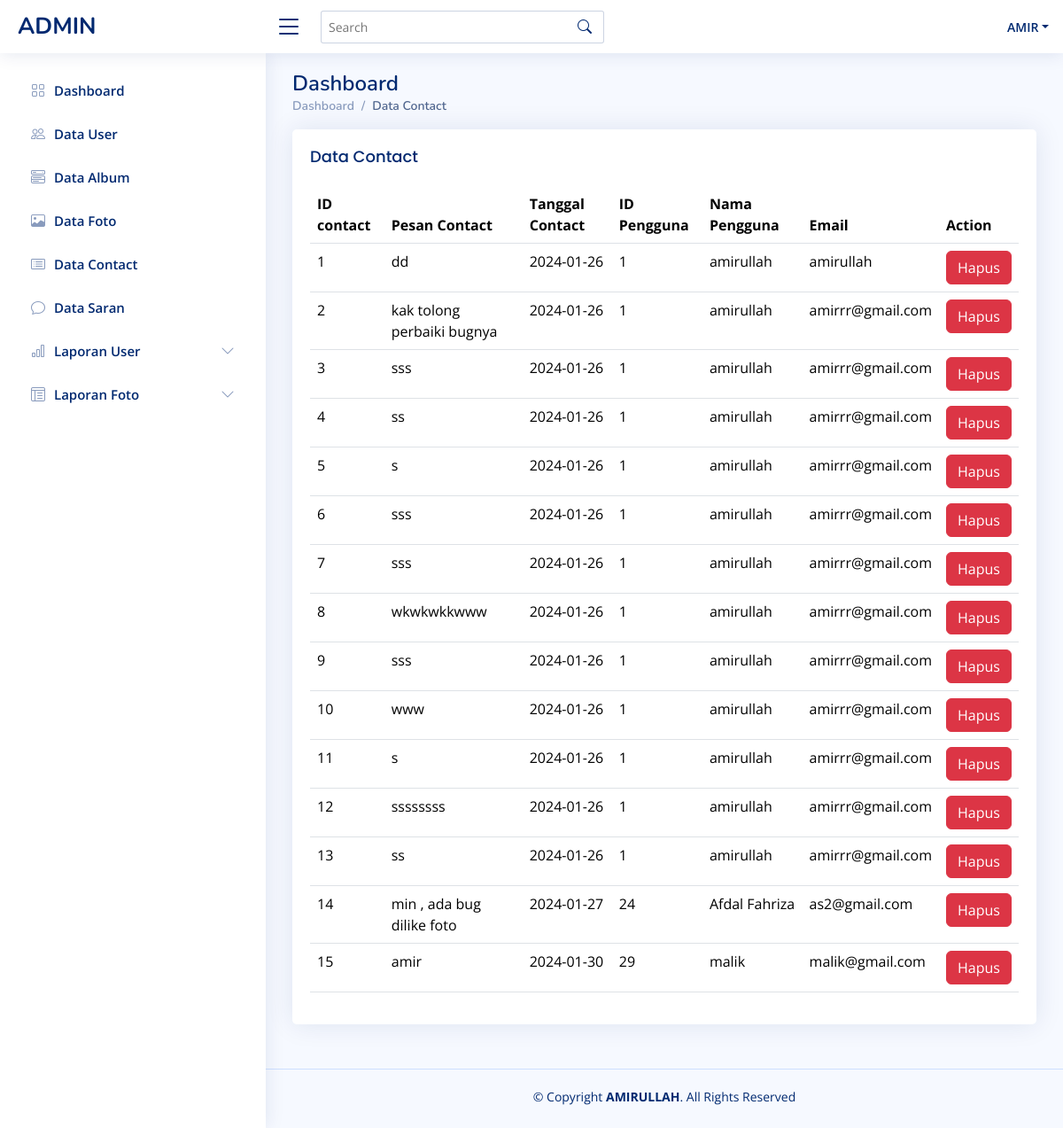
Page /admin/data_contact.php (signed in) on the committed database.
### tables this page shows
CREATE TABLE `contact` (
  `contactid` int(11) NOT NULL,
  `isicontact` text NOT NULL,
  `tanggalcontact` date NOT NULL,
  `userid` int(11) NOT NULL,
  `namalengkap` varchar(255) NOT NULL,
  `email` varchar(255) NOT NULL
);

CREATE TABLE `user` (
  `userid` int(11) NOT NULL,
  `username` varchar(255) NOT NULL,
  `password` varchar(255) NOT NULL,
  `email` varchar(255) NOT NULL,
  `namalengkap` varchar(225) NOT NULL,
  `alamat` text NOT NULL,
  `tanggal_tambah` date NOT NULL
);

### admin/data_contact.php (the view, shortened to what this page needs)
<?php
include 'koneksi.php';
$sqlcontact = "SELECT contact.*, user.userid, user.namalengkap FROM contact JOIN user ON contact.userid = user.userid";
$resultcontact = $conn->query($sqlcontact);
$contacts = [];
while ($rowcontact = $resultcontact->fetch_assoc()) {
    $contacts[] = $rowcontact;
}
?>
<?php include 'navbar.php'; ?>
<main id="main" class="main">
    <div class="pagetitle">
          <h1>Dashboard</h1>
          <nav>
            <ol class="breadcrumb">
              <li class="breadcrumb-item"><a href="index.php">Dashboard</a></li>
              <li class="breadcrumb-item active">Data Contact</li>
            </ol>
          </nav>
        </div>
    <section class="section">
        <div class="row">
            <div class="col-lg-12">
                <div class="card">
                    <div class="card-body">
                        <h5 class="card-title">Data Contact</h5>
                        <div class="table-responsive">
                            <table class="table datatable table-responsive">
                                <thead>
                                    <tr>
                                        <th>ID contact</th>
                                        <th>Pesan Contact</th>
                                        <th>Tanggal Contact</th>
                                        <th>ID Pengguna</th>
                                        <th>Nama Pengguna</th>
                                        <th>Email</th>
                                        <th>Action</th>
                                    </tr>
                                </thead>
                                <tbody>
                                    <?php
                                    $i = 1;
                                    foreach ($contacts as $contact) {
                                        echo "<tr>";
                                        echo "<td>" . $i . "</td>";
                                        echo "<td>" . $contact['isicontact'] . "</td>";
                                        echo "<td>" . $contact['tanggalcontact'] . "</td>";
                                        echo "<td>" . $contact['userid'] . "</td>";
                                        echo "<td>" . $contact['namalengkap'] . "</td>";
                                        echo "<td>" . $contact['email'] . "</td>";
                                        echo "<td>
                                        <a class='btn btn-danger' href='hapus_contact.php?contactid=" . $contact['contactid'] . "'>Hapus</a>
                                    </td>";
                                        echo "</tr>";
                                        $i++;
                                    }
                                    ?>
                                </tbody>
                            </table>
                        </div>
                    </div>
                </div>
            </div>
        </div>
    </section>
</main>
<footer id="footer" class="footer">
    <div class="copyright">
      &copy; Copyright <strong><span>AMIRULLAH</span></strong>. All Rights Reserved
    </div>
    <div class="credits">
    </div>
  </footer>

### admin/assets/css/style.css (style rules this page uses)
:root { scroll-behavior: smooth; }
body { font-family: "Open Sans", sans-serif; background: #f6f9ff; color: #444444; }
a { color: #4154f1; text-decoration: none; }
h1, h2, h3, h4, h5, h6 { font-family: "Nunito", sans-serif; }
#main { margin-top: 60px; padding: 20px 30px; transition: all 0.3s; }
.pagetitle { margin-bottom: 10px; }
.pagetitle h1 { font-size: 24px; margin-bottom: 0; font-weight: 600; color: #012970; }
.card { margin-bottom: 30px; border: none; border-radius: 5px; box-shadow: 0px 0 30px rgba(1, 41, 112, 0.1); }
.card-title { padding: 20px 0 15px 0; font-size: 18px; font-weight: 500; color: #012970; font-family: "Poppins", sans-serif; }
.card-body { padding: 0 20px 20px 20px; }
.breadcrumb { font-size: 14px; font-family: "Nunito", sans-serif; color: #899bbd; font-weight: 600; }
.breadcrumb a { color: #899bbd; transition: 0.3s; }
.breadcrumb .breadcrumb-item::before { color: #899bbd; }
.breadcrumb .active { color: #51678f; font-weight: 600; }
@media (min-width: 1200px) { #main, #footer { margin-left: 300px; } }
.footer { padding: 20px 0; font-size: 14px; transition: all 0.3s; border-top: 1px solid #cddfff; }
.footer .copyright { text-align: center; color: #012970; }
.footer .credits { padding-top: 5px; text-align: center; font-size: 13px; color: #012970; }

### rows in the picture
contact: isicontact "dd", tanggalcontact "2024-01-26", userid.userid "1", userid.namalengkap "amirullah", email "amirullah"
contact: isicontact "kak tolong perbaiki bugnya", tanggalcontact "2024-01-26", userid.userid "1", userid.namalengkap "amirullah", email "amirrr@gmail.com"
contact: isicontact "sss", tanggalcontact "2024-01-26", userid.userid "1", userid.namalengkap "amirullah", email "amirrr@gmail.com"
contact: isicontact "ss", tanggalcontact "2024-01-26", userid.userid "1", userid.namalengkap "amirullah", email "amirrr@gmail.com"
contact: isicontact "s", tanggalcontact "2024-01-26", userid.userid "1", userid.namalengkap "amirullah", email "amirrr@gmail.com"
contact: isicontact "sss", tanggalcontact "2024-01-26", userid.userid "1", userid.namalengkap "amirullah", email "amirrr@gmail.com"
contact: isicontact "sss", tanggalcontact "2024-01-26", userid.userid "1", userid.namalengkap "amirullah", email "amirrr@gmail.com"
contact: isicontact "wkwkwkkwww", tanggalcontact "2024-01-26", userid.userid "1", userid.namalengkap "amirullah", email "amirrr@gmail.com"
contact: isicontact "sss", tanggalcontact "2024-01-26", userid.userid "1", userid.namalengkap "amirullah", email "amirrr@gmail.com"
contact: isicontact "www", tanggalcontact "2024-01-26", userid.userid "1", userid.namalengkap "amirullah", email "amirrr@gmail.com"
contact: isicontact "s", tanggalcontact "2024-01-26", userid.userid "1", userid.namalengkap "amirullah", email "amirrr@gmail.com"
contact: isicontact "ssssssss", tanggalcontact "2024-01-26", userid.userid "1", userid.namalengkap "amirullah", email "amirrr@gmail.com"
contact: isicontact "ss", tanggalcontact "2024-01-26", userid.userid "1", userid.namalengkap "amirullah", email "amirrr@gmail.com"
contact: isicontact "min , ada bug dilike foto", tanggalcontact "2024-01-27", userid.userid "24", userid.namalengkap "Afdal Fahriza", email "as2@gmail.com"
contact: isicontact "amir", tanggalcontact "2024-01-30", userid.userid "29", userid.namalengkap "malik", email "malik@gmail.com"

### other values in the picture
$_SESSION['admin_namalengkap'] "AMIR"
